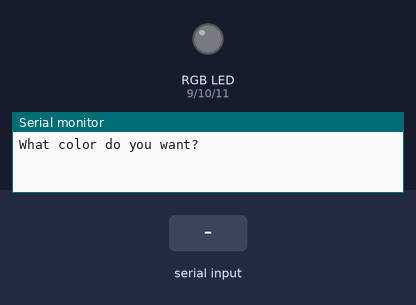
Bench run of a sketch on a simulated Arduino Uno, built with avr-gcc and run on an emulated ATmega328P. Parts: an RGB LED mixed from three pins (HIGH = lit), the last lines printed to the serial monitor. The inputs (shaded band) are chosen by the test bench. Dim RGB values are drawn brighter than linear.

Above: at 1.2 s.
1.3 s: "yellow\n" received over Serial
At 2.0 s:
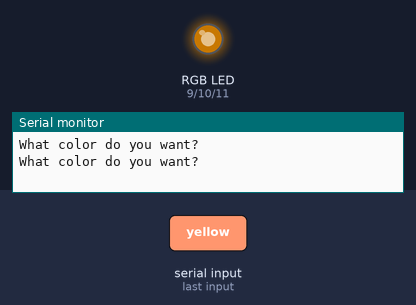
2.8 s: "green\n" received over Serial
At 3.1 s:
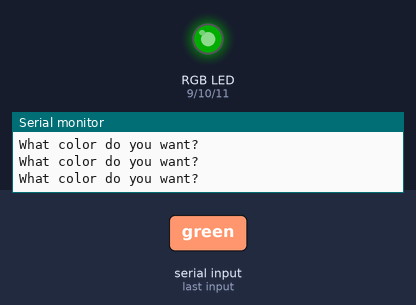
4.3 s: "cyan\n" received over Serial
At 5.4 s:
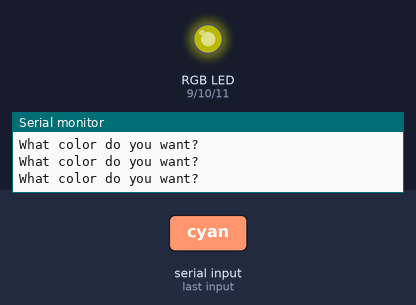
5.8 s: "aqua\n" received over Serial
At 6.5 s:
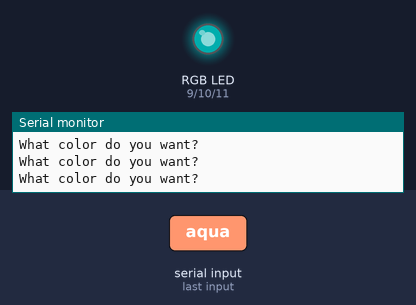
7.3 s: "fuchsia\n" received over Serial
At 7.8 s:
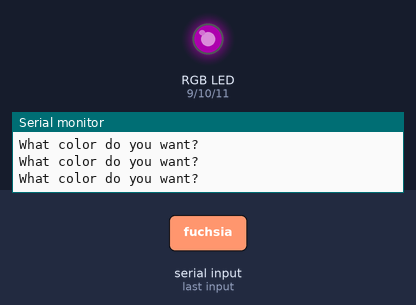
Timing chart, 0 to 9.8 s (numbered marks = the images above; inputs shaded):
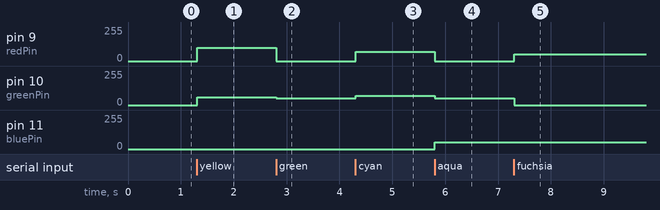

Measured:
- after the input at 1.3 s, pin 9 (redPin): 0/255 → 100/255 at once; pin 10 (greenPin): 0/255 → 60/255 at once
- after the input at 2.8 s, pin 9 (redPin): 100/255 → 0/255 at once; pin 10 (greenPin): 60/255 → 50/255 at once
- after the input at 4.3 s, pin 9 (redPin): 0/255 → 70/255 at once; pin 10 (greenPin): 50/255 → 70/255 at once
- after the input at 5.8 s, pin 9 (redPin): 70/255 → 0/255 at once; pin 10 (greenPin): 70/255 → 50/255 at once; pin 11 (bluePin): 0/255 → 50/255 at once
- after the input at 7.3 s, pin 9 (redPin): 0/255 → 50/255 at once; pin 10 (greenPin): 50/255 → 0/255 at once

The sketch:

sketch_RGB_LED_colorVariation.ino
```cpp
 // RGB LED lesson

// 4 legs -> B,G,GND (longer leg),R (this order)

int redPin=9;
int greenPin=10;
int bluePin=11;
String myColor;
String msg="What color do you want?\n";

void setup() {
  Serial.begin(9600);
  pinMode(redPin,OUTPUT);
  pinMode(greenPin,OUTPUT);
  pinMode(bluePin,OUTPUT);

  // Set default state
  analogWrite(redPin, LOW);
  analogWrite(greenPin, LOW);
  analogWrite(bluePin, LOW);
}

void loop() {
  Serial.println(msg);
  delay(10);
  while (Serial.available()==0) {
    }
  //myColor=Serial.readString();
  myColor = Serial.readStringUntil('\n');   // (!)

  if (myColor=="yellow")
  {
    analogWrite(redPin,100);
    analogWrite(greenPin,60);
    analogWrite(bluePin,0);
  }
  if (myColor=="green")
  {
    analogWrite(greenPin,50);
    analogWrite(redPin,0);
    analogWrite(bluePin,0);
  }
  if (myColor=="cyan")
  {
    analogWrite(bluePin,0);
    analogWrite(redPin,70);
    analogWrite(greenPin,70);
  }
  if (myColor=="off")
  {
    analogWrite(bluePin,0);
    analogWrite(redPin,0);
    analogWrite(greenPin,0);
  }
  //mixing colors... analogwrite
  if (myColor=="aqua")
  {
    analogWrite(bluePin,50);
    analogWrite(redPin,0);
    analogWrite(greenPin,50);
  }
  if (myColor=="fuchsia")
  {
    analogWrite(bluePin,50);
    analogWrite(redPin,50);
    analogWrite(greenPin,0);
  }
}

// NOTES:
//
// (!) This had to be added, otherwise the program wasn't running
//     since it was reading the newline character and not the
//     rest of the string.
```
